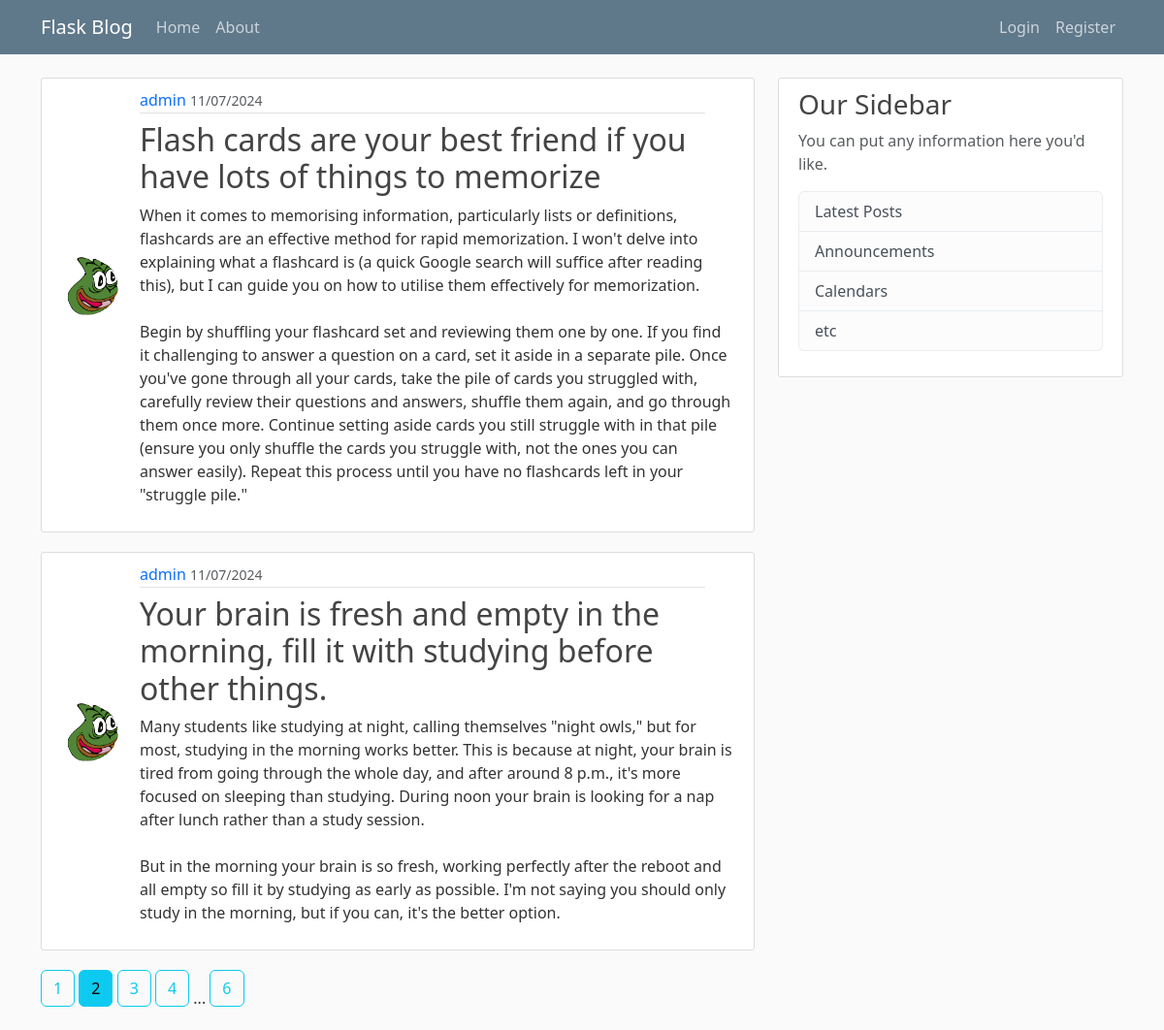
The page /home?page=2 on the database its author committed.
### flaskpro/models.py (models this page shows, shortened)
class Post(db.Model):
    id = db.Column(db.Integer, primary_key=True)
    title = db.Column(db.String(100), nullable=False)
    time_posted = db.Column(db.DateTime, nullable=False, default=datetime.now(timezone.utc))#
    content = db.Column(db.Text, nullable=False)
    user_id = db.Column(db.Integer, db.ForeignKey('user.id'), nullable=False)

class User(db.Model, UserMixin):
    id = db.Column(db.Integer, primary_key=True)
    username = db.Column(db.String(20), unique=True, nullable=False)
    email = db.Column(db.String(30), unique=True, nullable=False)
    image_file = db.Column(db.String(20), nullable=False, default='default.jpg')
    password = db.Column(db.String(60), nullable=False)
    posts = db.relationship('Post', backref='author', lazy=True)

### flaskpro/routes.py (the view)
@app.route("/")
@app.route("/home")
def home():  # name of this function  is also called endpoint & this defines/represents the path-> /home or /.
    page = request.args.get('page', 1, type=int)
    posts = Post.query.order_by(Post.time_posted.desc()).paginate(page=page, per_page=2)
    return render_template("home.html", posts=posts)

### flaskpro/templates/home.html
{% extends 'layout.html'%}
{% block content%}
    {% for post in posts.items %}
        <article class="media content-section">
            <img  class="rounded-circle article-img" src="{{ url_for('static', filename='Pictures/' + post.author.image_file) }}">
            <div class="media-body">
                <div class="article-metadata">
                    <a class="mr-2" href="#">{{ post.author.username }}</a>
                    <small class="text-muted">{{ post.time_posted.strftime("%d/%m/%Y") }}</small>
                </div>
                <h2><a class="article-title" href="{{ url_for('post', post_id=post.id) }}">{{ post.title }}</a></h2>
                <p class="article-content">{{ post.content }}</p>
            </div>
        </article>
    {% endfor %}
    {% for page_num in posts.iter_pages(left_edge=1, left_current=1, right_edge=1, right_current=2) %}
        {% if page_num %}
            {% if posts.page == page_num %}
                <a class="btn btn-info mb-4" href="{{ url_for('home', page=page_num) }}">{{ page_num }}</a>
            {% else %}
                <a class="btn btn-outline-info mb-4" href="{{ url_for('home', page=page_num) }}">{{ page_num }}</a>
            {% endif %}
        {% else %}
            ...
        {% endif %}
    {% endfor %}
{% endblock %}

### flaskpro/static/main.css (style rules this page uses)
body { background: #fafafa; color: #333333; margin-top: 5rem; }
h1, h2, h3, h4, h5, h6 { color: #444444; }
.content-section { background: #ffffff; padding: 10px 20px; border: 1px solid #dddddd; border-radius: 3px; margin-bottom: 20px; }
.article-title { color: #444444; }
a,article:link { text-decoration: none; }
.article-content { white-space: pre-line; }
.article-img { height: 65px; width: 65px; margin-right: 16px; margin-top: -40px; }
.article-metadata { padding-bottom: 1px; margin-right: 30px; margin-bottom: 8px; border-bottom: 1px solid #e3e3e3 }
.media { display: flex; align-items: center; }

### rows shown on the page
Post: image_file (placeholder picture), author.username "admin", time_posted "11/07/2024", title "Flash cards are your best friend if you have lots of things to memorize", content "When it comes to memorising information, particularly lists or definitions, flashcards are an effective method for rapid memorization. I won't delve into explaining what a flashcard is (a quick Google search will suffice after reading this), but I can guide you on how to utilise them effectively for memorization. Begin by shuffling your flashcard set and reviewing them one by one. If you find it challenging to answer a question on a card, set it aside in a separate pile. Once you've gone through all your cards, take the pile of cards you struggled with, carefully review their questions and answers, shuffle them again, and go through them once more. Continue setting aside cards you still…"
Post: image_file (placeholder picture), author.username "admin", time_posted "11/07/2024", title "Your brain is fresh and empty in the morning, fill it with studying before other things.", content "Many students like studying at night, calling themselves \"night owls,\" but for most, studying in the morning works better. This is because at night, your brain is tired from going through the whole day, and after around 8 p.m., it's more focused on sleeping than studying. During noon your brain is looking for a nap after lunch rather than a study session. But in the morning your brain is so fresh, working perfectly after the reboot and all empty so fill it by studying as early as possible. I'm not saying you should only study in the morning, but if you can, it's the better option."

### other values the page prints
{{ page_num }} "1" "3" "4" "6"
{{ page_num }} "2"
